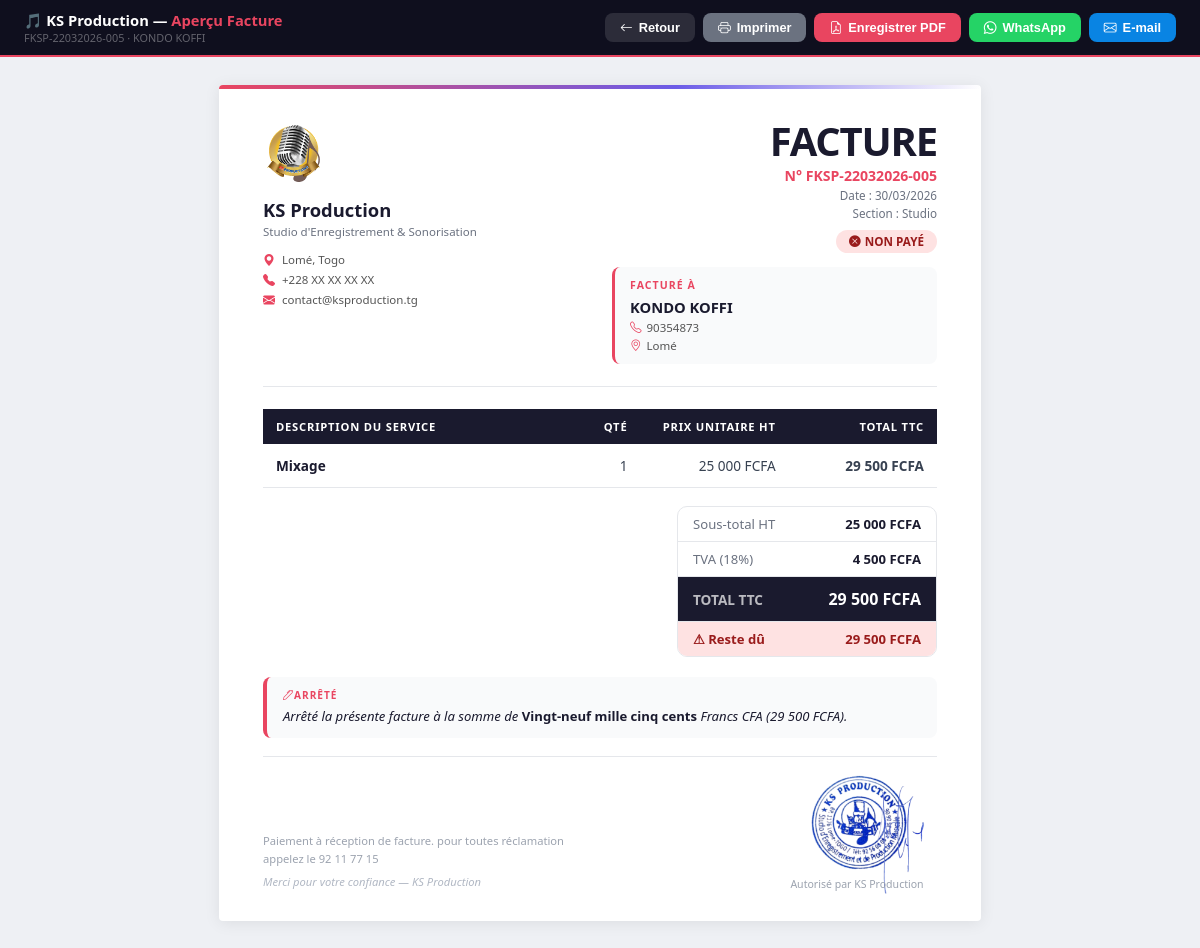
The page /factures/apercu/5 (signed in) on the database its author committed.
### database.py (models this page shows)
class Parametres(db.Model):
    __tablename__         = 'parametres'
    id                    = db.Column(db.Integer, primary_key=True)
    nom_entreprise        = db.Column(db.String(100), default='KS Production')
    slogan                = db.Column(db.String(200), default="Studio d'Enregistrement & Sonorisation")
    adresse               = db.Column(db.String(200), default='Lomé, Togo')
    telephone             = db.Column(db.String(50),  default='+228 XX XX XX XX')
    email                 = db.Column(db.String(100), default='contact@ksproduction.tg')
    site_web              = db.Column(db.String(100), default='')
    nif                   = db.Column(db.String(50),  default='')
    rccm                  = db.Column(db.String(50),  default='')
    couleur_principale    = db.Column(db.String(10),  default='#e94560')
    mentions_legales      = db.Column(db.Text, default='Paiement à réception de facture. Tout retard de paiement entraîne des pénalités.')
    coordonnees_bancaires = db.Column(db.Text, default='')
    logo_filename         = db.Column(db.String(200), default='')
    cachet_filename       = db.Column(db.String(200), default='')

class Facture(db.Model):
    __tablename__  = 'factures'
    id             = db.Column(db.Integer, primary_key=True)
    numero         = db.Column(db.String(30), unique=True, nullable=False)
    date           = db.Column(db.DateTime, default=datetime.now)
    nom_client     = db.Column(db.String(100), nullable=False)
    service        = db.Column(db.String(200), nullable=False)
    montant_ttc    = db.Column(db.Float, nullable=False)
    mode_paiement  = db.Column(db.String(50))
    etat_paiement  = db.Column(db.String(20), default='Non Payer')
    type_operation = db.Column(db.String(20), default='Recettes')
    categorie      = db.Column(db.String(20), default='Facture')
    section        = db.Column(db.String(50))
    cree_par       = db.Column(db.String(50))
    montant_paye   = db.Column(db.Float, default=0)
    reste_du       = db.Column(db.Float, default=0)

class Client(db.Model):
    __tablename__ = 'clients'
    id        = db.Column(db.Integer, primary_key=True)
    numero    = db.Column(db.String(20), unique=True)
    nom       = db.Column(db.String(100), nullable=False)
    adresse   = db.Column(db.String(200))
    telephone = db.Column(db.String(20))
    email     = db.Column(db.String(100))
    nif       = db.Column(db.String(50))
    rccm      = db.Column(db.String(50))

### app.py (the view)
@app.route('/factures/apercu/<int:id>')
def apercu_facture(id):
    if 'username' not in session:
        return redirect(url_for('login'))
    facture = Facture.query.get_or_404(id)
    client  = Client.query.filter_by(nom=facture.nom_client).first()
    params  = Parametres.query.first()
    lignes  = LigneFacture.query.filter_by(facture_id=facture.id).all()
    if not lignes:
        tva_taux   = 18
        montant_ht = round(facture.montant_ttc / (1 + tva_taux / 100), 2)
        lignes_display = [{'service': facture.service, 'quantite': 1, 'prix_unitaire': montant_ht, 'montant_ht': montant_ht, 'montant_ttc': facture.montant_ttc}]
    else:
        lignes_display = [{'service': l.service, 'quantite': l.quantite, 'prix_unitaire': l.prix_unitaire, 'montant_ht': l.montant_ht, 'montant_ttc': l.montant_ttc} for l in lignes]
    tva_taux  = 18
    total_ht  = sum(l['montant_ht'] for l in lignes_display)
    total_tva = round(facture.montant_ttc - total_ht, 2)
    return render_template('apercu_facture.html',
        facture=facture, client=client, params=params, lignes=lignes_display,
        total_ht=f"{total_ht:,.0f}".replace(',', ' '),
        total_tva=f"{total_tva:,.0f}".replace(',', ' '),
        montant_ttc=f"{facture.montant_ttc:,.0f}".replace(',', ' '),
        montant_paye=f"{facture.montant_paye:,.0f}".replace(',', ' '),
        reste_du=f"{facture.reste_du:,.0f}".replace(',', ' '),
        tva_taux=tva_taux, username=session['username'], role=session['role'],
    )

### templates/apercu_facture.html (shortened to what this page needs)
<!DOCTYPE html>
<html lang="fr">
<head>
    <link href="https://cdn.jsdelivr.net/npm/bootstrap-icons@1.10.5/font/bootstrap-icons.css" rel="stylesheet">
</head>
<body>
<div class="toolbar d-print-none">
    <div class="brand">
        🎵 {{ params.nom_entreprise if params else 'KS Production' }} — <em>Aperçu Facture</em>
        <small>{{ facture.numero }} · {{ facture.nom_client }}</small>
    </div>
    <div class="tb-btns">
        <button class="btn-tb btn-back" onclick="fermerFenetre()">
            <i class="bi bi-arrow-left"></i> Retour
        </button>
        <button class="btn-tb btn-print" onclick="window.print()">
            <i class="bi bi-printer"></i> Imprimer
        </button>
        <button class="btn-tb btn-save" id="btnSave" onclick="enregistrerPDF()">
            <i class="bi bi-file-earmark-pdf"></i> Enregistrer PDF
        </button>
        <button class="btn-tb btn-wa" id="btnWA" onclick="partager('whatsapp')">
            <i class="bi bi-whatsapp"></i> WhatsApp
        </button>
        <button class="btn-tb btn-mail" id="btnMail" onclick="partager('email')">
            <i class="bi bi-envelope"></i> E-mail
        </button>
    </div>
</div>
<div class="page-wrap" id="zonePDF">
<div class="facture">
    <div class="top-accent"></div>
    <div class="facture-inner">
        <div class="header">
            <div class="col-left">
                <div class="logo-block">
                    {% if params.logo_filename %}
                        <img src="/static/uploads/{{ params.logo_filename }}" alt="Logo">
                    {% else %}
                        <div class="logo-placeholder">🎵</div>
                    {% endif %}
                    <div class="company-name">{{ params.nom_entreprise }}</div>
                    <div class="company-tagline">{{ params.slogan }}</div>
                </div>
                <div class="company-info">
                    {% if params.adresse %}<div class="info-row"><i class="bi bi-geo-alt-fill"></i> {{ params.adresse }}</div>{% endif %}
                    {% if params.telephone %}<div class="info-row"><i class="bi bi-telephone-fill"></i> {{ params.telephone }}</div>{% endif %}
                    {% if params.email %}<div class="info-row"><i class="bi bi-envelope-fill"></i> {{ params.email }}</div>{% endif %}
                </div>
            </div>
            <div class="col-right">
                <div class="facture-title">FACTURE</div>
                <div class="facture-ref">N° {{ facture.numero }}</div>
                <div class="facture-meta">Date : {{ facture.date.strftime('%d/%m/%Y') }}</div>
                <div class="facture-meta">Section : {{ facture.section or '—' }}</div>
                <div>
                    {% if facture.etat_paiement == 'Payer' %}
                        <span class="badge badge-paye"><i class="bi bi-check-circle-fill"></i> PAYÉ</span>
                    {% elif facture.etat_paiement == 'Partiel' %}
                        <span class="badge badge-partiel"><i class="bi bi-exclamation-circle-fill"></i> PARTIEL</span>
                    {% else %}
                        <span class="badge badge-impaye"><i class="bi bi-x-circle-fill"></i> NON PAYÉ</span>
                    {% endif %}
                </div>
                <div class="client-box">
                    <div class="cb-label">Facturé à</div>
                    <div class="cb-name">{{ facture.nom_client }}</div>
                    {% if client %}
                        {% if client.telephone %}<div class="cb-info"><i class="bi bi-telephone"></i> {{ client.telephone }}</div>{% endif %}
                        {% if client.adresse %}<div class="cb-info"><i class="bi bi-geo-alt"></i> {{ client.adresse }}</div>{% endif %}
                    {% endif %}
                </div>
            </div>
        </div>
        <div class="divider"></div>
        <table class="services">
            <thead>
                <tr>
                    <th style="width:46%; text-align:left;">Description du service</th>
                    <th style="width:10%;">Qté</th>
                    <th style="width:22%;">Prix unitaire HT</th>
                    <th style="width:22%;">Total TTC</th>
                </tr>
            </thead>
            <tbody>
                {% for ligne in lignes %}
                <tr>
                    <td><span class="svc-name">{{ ligne.service }}</span></td>
                    <td>{{ ligne.quantite }}</td>
                    <td>{{ "{:,.0f}".format(ligne.prix_unitaire).replace(',', ' ') }} FCFA</td>
                    <td><strong>{{ "{:,.0f}".format(ligne.montant_ttc).replace(',', ' ') }} FCFA</strong></td>
                </tr>
                {% endfor %}
            </tbody>
        </table>
        <div class="totaux-wrap">
            <div class="totaux">
                <div class="t-row"><span class="t-lbl">Sous-total HT</span><span class="t-val">{{ total_ht }} FCFA</span></div>
                <div class="t-row"><span class="t-lbl">TVA ({{ tva_taux }}%)</span><span class="t-val">{{ total_tva }} FCFA</span></div>
                <div class="t-row ttc"><span class="t-lbl">TOTAL TTC</span><span class="t-val">{{ montant_ttc }} FCFA</span></div>
                {% if facture.reste_du > 0 %}
                <div class="t-row reste"><span class="t-lbl">⚠ Reste dû</span><span class="t-val">{{ reste_du }} FCFA</span></div>
                {% endif %}
            </div>
        </div>
        <div class="arrete-box">
            <div class="arrete-label"><i class="bi bi-pen me-1"></i>Arrêté</div>
            <div class="arrete-text">
                Arrêté la présente facture à la somme de
                <strong id="montantLettres">—</strong>
                Francs CFA ({{ montant_ttc }} FCFA).
            </div>
        </div>
        <div class="footer">
            <div class="mentions">
                {{ params.mentions_legales or 'Paiement à réception de facture. Tout retard de paiement entraîne des pénalités.' }}
                <em>Merci pour votre confiance — {{ params.nom_entreprise }}</em>
            </div>
            <div class="sig-wrap">
                <div {% if params and params.cachet_filename %}style="border:none; background:none; display:flex; align-items:center; justify-content:center; width:160px; height:100px;"{% else %}class="sig-box"{% endif %}>{% if params and params.cachet_filename %}
                        <img src="/static/uploads/{{ params.cachet_filename }}" alt="Cachet"
                             style="max-height:150px; max-width:150px; object-fit:contain; display:block;">
                    {% else %}
                        {% if params and params.cachet_filename %}<img src="/static/uploads/{{ params.cachet_filename }}" alt="Cachet" style="max-height:150px; max-width:150px; object-fit:contain; display:block;">{% else %}Cachet &amp; Signature{% endif %}
                    {% endif %}</div>
                <div class="sig-label">Autorisé par {{ params.nom_entreprise }}</div>
            </div>
        </div>
    </div>
</div>
</div>
</body>
</html>

### rows shown on the page
Parametres: nom_entreprise "KS Production", logo_filename (picture), slogan "Studio d'Enregistrement & Sonorisation", adresse "Lomé, Togo", telephone "+228 XX XX XX XX", email "contact@ksproduction.tg", mentions_legales "Paiement à réception de facture. pour toutes réclamation appelez le 92 11 77 15", cachet_filename (picture)
Facture: numero "FKSP-22032026-005", nom_client "KONDO KOFFI", date "30/03/2026", section "Studio", service "Mixage", quantite "1", prix_unitaire "25 000", montant_ttc "29 500"
Client: telephone "90354873", adresse "Lomé"

### other values the page prints
{{ total_ht }} "25 000"
{{ tva_taux }} "18"
{{ total_tva }} "4 500"
{{ montant_ttc }} "29 500"
{{ reste_du }} "29 500"
